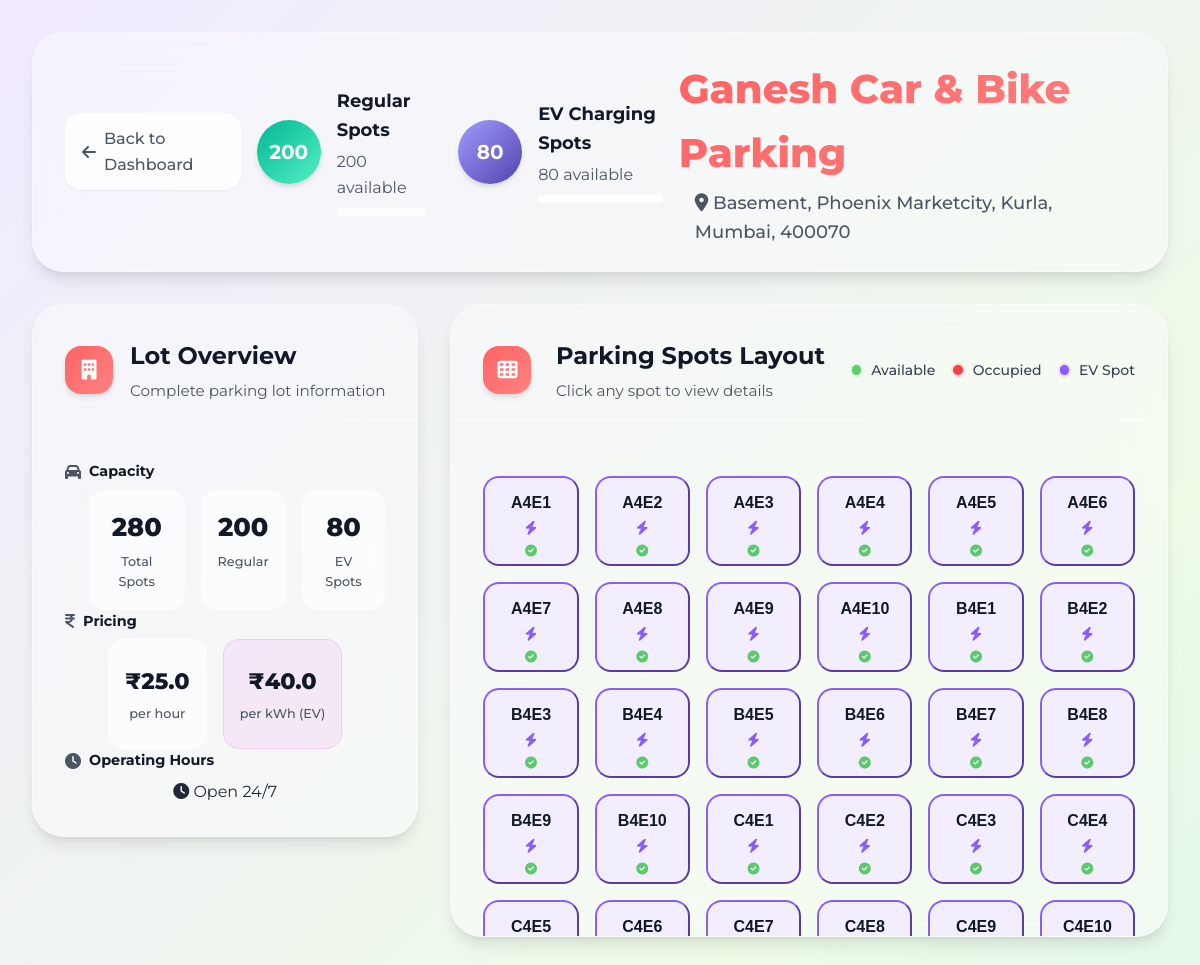
Screenshot of /view_details?lot_id=4 (signed in) with the database file from the repository.
### models/parking_lot.py (models this page shows, shortened)
class ParkingLot(db.Model):
    __tablename__ = 'parking_lots'
    id = db.Column(db.Integer, primary_key=True)
    name= db.Column(db.String(80), unique=True, nullable=False)
    address = db.Column(db.String(200), nullable=False)
    pincode = db.Column(db.String(10), nullable=False)
    hourly_rate = db.Column(db.Float, nullable=False)
    total_spots = db.Column(db.Integer, nullable=False)
    occupied_regular_spots = db.Column(db.Integer, default=0)
    occupied_ev_spots = db.Column(db.Integer, default=0)
    ev_spots = db.Column(db.Integer, default=0)
    ev_charging_rate = db.Column(db.Float, nullable=True)
    opening_time = db.Column(db.String(10), nullable=True)
    closing_time = db.Column(db.String(10), nullable=True)
    is_24_hours = db.Column(db.Boolean, default=False)
    description = db.Column(db.String(200), nullable=True)

### models/parking_spot.py (models this page shows, shortened)
class ParkingSpot(db.Model):
    __tablename__ = 'parking_spots'
    id=db.Column(db.Integer, primary_key=True)
    lot_id=db.Column(db.Integer, db.ForeignKey('parking_lots.id'), nullable=False)
    spot_number=db.Column(db.String(50), nullable=False)
    is_ev_spot=db.Column(db.Boolean, default=False)
    status=db.Column(db.String(50), default='available')

### routes/parking.py (the view)
@parking_bp.route('/view_details',methods=['POST','GET'])
@login_required
@admin_required
def view_details():
    lot_id=request.args.get('lot_id')
    spot_id=request.args.get('spot_id')
    spot=ParkingSpot.query.get(spot_id)
    booking=Booking.query.filter_by(spot_id=spot_id).first()
    end_time=None
    user=None
    vehicle=None
    if booking:
        user=User.query.get(booking.user_id)
        vehicle=Vehicle.query.get(booking.vehicle_id)
        end_time=booking.start_time + timedelta(hours=booking.duration)
    if request.method=='POST':
        lot_id=request.form.get('lot_id')
    lot=ParkingLot.query.get(lot_id)
    spots=ParkingSpot.query.filter_by(lot_id=lot_id)
    return render_template('parking_lot_details.html',lot=lot,spots=spots,spot=spot,user=user,vehicle=vehicle,end_time=end_time,booking=booking)

### Templates/parking_lot_details.html (shortened to what this page needs)
{%extends "base.html" %}
{%block style%}
<link rel="stylesheet" href="{{url_for('static',filename='css/parking_lot_details.css')}}">
<link rel="stylesheet" href="{{url_for('static',filename='css/modal.css')}}">
{%endblock%}
{% block content %}
    <div class="page-container" data-has-spot="{{ 'true' if spot else 'false'}}" data-is-booked="{{'true' if booking else 'false'}}">
        <div class="header-div bg">
            <a href="{{url_for('admin.admin_dashboard')}}" class="back-btn">
                <i class="fas fa-arrow-left"></i>
                <span>Back to Dashboard</span>
            </a>
            <div class="status-item">
                <div class="status-circle regular">
                    <div class="circle-content">
                        <span class="total-count">{{lot.total_spots}}</span>
                    </div>
                </div>
                <div class="status-info">
                    <h4>Regular Spots</h4>
                    <p>{{lot.total_spots - lot.occupied_regular_spots}} available</p>
                    <div class="occupancy-bar">
                    </div>
                </div>
            </div>
            {% if lot.ev_spots > 0 %}
                <div class="status-item">
                    <div class="status-circle ev">
                        <div class="circle-content">
                            <span class="total-count">{{lot.ev_spots}}</span>
                        </div>
                    </div>
                    <div class="status-info">
                        <h4>EV Charging Spots</h4>
                        <p>{{lot.ev_spots - lot.occupied_ev_spots}} available</p>
                        <div class="occupancy-bar">
                        </div>
                    </div>
                </div>
            {% endif %}
            <div class="page-title">
                <h1>{{lot.name}}</h1>
                <p class="page-p">
                    <i class="fas fa-map-marker-alt"></i>
                    {{lot.address}}, {{lot.pincode if lot.pincode else 'Not specified'}}
                </p>
            </div>
        </div>
        <div class="lot-info">
            <div class="lot-info-left-container">
                <div class="card-info bg ">
                    <div class="card-header">
                        <div class="header-icon icon">
                            <i class="fas fa-building"></i>
                        </div>
                        <div class="header-text">
                            <h2>Lot Overview</h2>
                            <p>Complete parking lot information</p>
                        </div>
                    </div>
                    <div class="card-content">
                        <div class="info-section">
                            <h3><i class="fas fa-car"></i> Capacity</h3>
                            <div class="capacity-stats">
                                <div class="capacity-item">
                                    <div class="capacity-number">{{lot.total_spots + lot.ev_spots}}</div>
                                    <div class="capacity-label">Total Spots</div>
                                </div>
                                <div class="capacity-item">
                                    <div class="capacity-number">{{lot.total_spots}}</div>
                                    <div class="capacity-label">Regular</div>
                                </div>
                                <div class="capacity-item">
                                    <div class="capacity-number">{{lot.ev_spots}}</div>
                                    <div class="capacity-label">EV Spots</div>
                                </div>
                            </div>
                        </div>
                        <div class="info-section">
                            <h3><i class="fa-solid fa-indian-rupee-sign"></i> Pricing</h3>
                            <div class="pricing-stats">
                                <div class="pricing-item">
                                    <div class="price-amount">₹{{lot.hourly_rate}}</div>
                                    <div class="price-label">per hour</div>
                                </div>
                                {% if lot.ev_spots > 0 %}
                                <div class="pricing-item ev-pricing">
                                    <div class="price-amount">₹{{lot.ev_charging_rate}}</div>
                                    <div class="price-label">per kWh (EV)</div>
                                </div>
                                {% endif %}
                            </div>
                        </div>
                        <div class="info-section">
                            <h3><i class="fas fa-clock"></i> Operating Hours</h3>
                            <div class="hours-display">
                                {% if lot.is_24_hours %}
                                <div class=" open-24">
                                    <i class="fas fa-clock"></i>
                                    <span>Open 24/7</span>
                                </div>
                                {% endif %}
                            </div>
                        </div>
                    </div>
                </div>
            </div>
            <div class="lot-info-right-container">
                <div class="spots-card bg">
                    <div class="card-header">
                        <div class="header-icon icon">
                            <i class="fas fa-th"></i>
                        </div>
                        <div class="header-text">
                            <h2>Parking Spots Layout</h2>
                            <p>Click any spot to view details</p>
                        </div>
                        <div class="legend">
                            <div class="legend-item">
                                <div class="legend-dot available"></div>
                                <span>Available</span>
                            </div>
                            <div class="legend-item">
                                <div class="legend-dot occupied"></div>
                                <span>Occupied</span>
                            </div>
                            <div class="legend-item">
                                <div class="legend-dot ev"></div>
                                <span>EV Spot</span>
                            </div>
                        </div>
                    </div>
                    <div class="card-content">
                        <div class="spot">
                            {% for spot in spots %}
                            <form action="{{url_for('parking.spot_details')}}" method="POST" class="spot-form">
                                <button type="submit" class="spot-box
                                    {% if spot.status == 'occupied' %}occupied{% else %}available{% endif %}
                                    {% if spot.is_ev_spot %}ev{% endif %}">
                                    <div class="spot-number">{{spot.spot_number}}</div>
                                    <div class="spot-type">
                                        {% if spot.is_ev_spot %}
                                            <i class="fas fa-bolt"></i>
                                        {% else %}
                                            <i class="fas fa-car"></i>
                                        {% endif %}
                                    </div>
                                    <div class="spot-status">
                                        {% if spot.status == 'occupied' %}
                                           <i class="fa-solid fa-square-parking"></i>
                                        {% else %}
                                            <i class="fas fa-check-circle"></i>
                                        {% endif %}
                                    </div>
                                </button>
                            </form>
                            {% endfor %}
                        </div>
                    </div>
                </div>
            </div>
        </div>
    </div>
{%endblock %}

### Static/css/base.css (style rules this page uses)
:root { --main-gradient: linear-gradient(135deg, #FF6363 0%, #FF8282 100%); --gradient-blue: linear-gradient(135deg, #74b9ff 0%, #0984e3 100%); --gradient-purple: linear-gradient(135deg, #a29bfe 0%, #5044ad 100%); --gradient-pink: linear-gradient(135deg, #fd79a8 0%, #ff47fc 100%); --gradient-green: linear-gradient(135deg, #00b894 0%, #55efc4 100%); --gradient-orange: linear-gradient(135deg, #e17055 0%, #fdcb6e 100%); --gradient-red: linear-gradient(135deg, #e17055 0%, #ff1100 100%); --gradient-gray: linear-gradient(135deg, #dfe6e992 0%, #b2bec399 100%); --bg-gradient-main: linear-gradient(135deg, #F1EAFF 0%, #ecfae5f0 25%, #cbf1f5f5 50%, #FFE5E5 75%, #E5FFE5 100%); --bg-gradient-soft: linear-gradient(135deg, #ffeaa7 0%, #fab1a0 100%); --bg-gradient-cool: linear-gradient(135deg, #a8edea 0%, #fed6e3 100%); --white: #ffffff; --gray-50: #f9fafb; --gray-100: #f3f4f6; --gray-200: #e5e7eb; --gray-300: #d1d5db; --gray-400: #9ca3af; --gray-500: #6b7280; --gray-600: #4b5563; --gray-700: #374151; --gray-800: #1f2937; --gray-900: #111827; --shadow-sm: 0 1px 2px 0 rgba(0, 0, 0, 0.05); --shadow: 0 1px 3px 0 rgba(0, 0, 0, 0.1), 0 1px 2px 0 rgba(0, 0, 0, 0.06); --shadow-md: 0 4px 6px -1px rgba(0, 0, 0, 0.1), 0 2px 4px -1px rgba(0, 0, 0, 0.06); --shadow-lg: 0 10px 15px -3px rgba(0, 0, 0, 0.1), 0 4px 6px -2px rgba(0, 0, 0, 0.05); --shadow-xl: 0 20px 25px -5px rgba(0, 0, 0, 0.1), 0 10px 10px -5px rgba(0, 0, 0, 0.04); --shadow-2xl: 0 20px 25px -5px rgba(0, 0, 0, 0.208), 0 10px 10px -5px rgba(0, 0, 0, 0.04); --radius-sm: 0.375rem; --radius: 0.5rem; --radius-md: 0.75rem; --radius-lg: 1rem; --radius-xl: 1.5rem; --radius-2xl: 2rem; --refresh-btn-color:rgb(5, 84, 104); --available-color: #10b924aa; --occupied-color: #ef4444; --ev-color: #8b5cf6; --regular-color:#ffc0cb; --border-color: #ef4444; --transition: all 0.3s cubic-bezier(0.4, 0, 0.2, 1); --electric-color:rgb(255, 37, 248) (0.4, 0, 0.2, 1); }
* { margin: 0; padding: 0; box-sizing: border-box; }
body { font-family: 'Inter', sans-serif; background: var(--bg-gradient-main); color: var(--gray-800); line-height: 1.6; height: 100%; font-family: "Montserrat", sans-serif; }
.bg { background: rgba(255, 255, 255, 0.4); backdrop-filter: blur(20px); border-radius: var(--radius-2xl); box-shadow: var(--shadow-lg); border: 1px solid rgba(255, 255, 255, 0.3); }
.icon { width: 3rem; height: 3rem; border-radius: var(--radius-lg); display: flex; align-items: center; justify-content: center; color: white; font-size: 1.25rem; box-shadow: var(--shadow-md); }
.card-header { display: flex; justify-content: space-between; align-items: center; margin-bottom: 1rem; }
.card-content h3 { font-size: 1.25rem; font-weight: 700; color: var(--gray-900); margin-bottom: 0.5rem; }
.back-btn { display: flex; align-items: center; gap: 0.5rem; color: var(--gray-600); text-decoration: none; font-weight: 500; padding: 0.75rem 1rem; border-radius: var(--radius-lg); background: rgba(255, 255, 255, 0.8); transition: var(--transition); border: 1px solid rgba(255, 255, 255, 0.3); box-shadow: var(--shadow-sm); }
.user-id, .spot-number, .end-time { font-size: 0.75rem; color: var(--gray-500); }

### rows the page displays
ParkingLot: total_spots "200", lot.total_spots-lot.occupied_regular_spots "200", ev_spots "80", lot.ev_spots-lot.occupied_ev_spots "80", name "Ganesh Car & Bike Parking", address "Basement, Phoenix Marketcity, Kurla, Mumbai", pincode "400070", lot.total_spots+lot.ev_spots "280", hourly_rate "25.0", ev_charging_rate "40.0"
ParkingSpot: spot_number "A4E1", is_ev_spot True (drawn)
ParkingSpot: spot_number "A4E2", is_ev_spot True (drawn)
ParkingSpot: spot_number "A4E3", is_ev_spot True (drawn)
ParkingSpot: spot_number "A4E4", is_ev_spot True (drawn)
ParkingSpot: spot_number "A4E5", is_ev_spot True (drawn)
ParkingSpot: spot_number "A4E6", is_ev_spot True (drawn)
ParkingSpot: spot_number "A4E7", is_ev_spot True (drawn)
ParkingSpot: spot_number "A4E8", is_ev_spot True (drawn)
ParkingSpot: spot_number "A4E9", is_ev_spot True (drawn)
ParkingSpot: spot_number "A4E10", is_ev_spot True (drawn)
ParkingSpot: spot_number "B4E1", is_ev_spot True (drawn)
ParkingSpot: spot_number "B4E2", is_ev_spot True (drawn)
ParkingSpot: spot_number "B4E3", is_ev_spot True (drawn)
ParkingSpot: spot_number "B4E4", is_ev_spot True (drawn)
ParkingSpot: spot_number "B4E5", is_ev_spot True (drawn)
ParkingSpot: spot_number "B4E6", is_ev_spot True (drawn)
ParkingSpot: spot_number "B4E7", is_ev_spot True (drawn)
ParkingSpot: spot_number "B4E8", is_ev_spot True (drawn)
ParkingSpot: spot_number "B4E9", is_ev_spot True (drawn)
ParkingSpot: spot_number "B4E10", is_ev_spot True (drawn)
ParkingSpot: spot_number "C4E1", is_ev_spot True (drawn)
ParkingSpot: spot_number "C4E2", is_ev_spot True (drawn)
ParkingSpot: spot_number "C4E3", is_ev_spot True (drawn)
ParkingSpot: spot_number "C4E4", is_ev_spot True (drawn)
ParkingSpot: spot_number "C4E5"
ParkingSpot: spot_number "C4E6"
ParkingSpot: spot_number "C4E7"
ParkingSpot: spot_number "C4E8"
ParkingSpot: spot_number "C4E9"
ParkingSpot: spot_number "C4E10"
